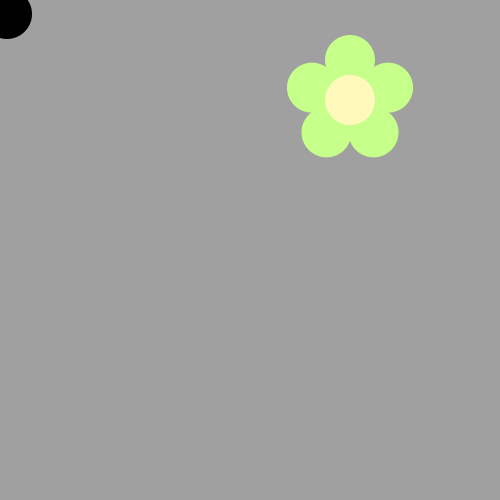
Frame 1 (no input)
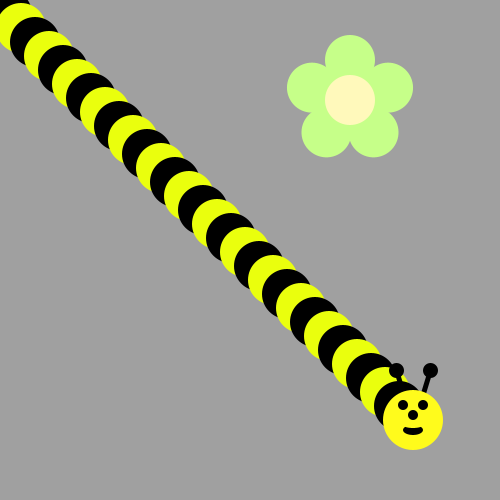
Frame 60 (the mouse pressed at the canvas centre just before this capture)
Frame 120 (the mouse held since frame 60 and released just before this capture): identical to frame 60, image omitted

The Processing sketch that drew these frames (run headless with seeded random() and noise(); from frame 60 on, the mouse is pressed at the canvas centre):

// Processing sketch: The_Bee_Mov___i_mean_game
// ── The_Bee_Mov___i_mean_game.pde
int circleCenter=0;
int circleCounter=0;
void draw() {
  if(circleCounter%2==0){
    fill(#000000);
  }
  else{
    fill(#EAFF0D);
  }
  if(circleCenter<width-100){
  ellipse(circleCenter+=7,circleCenter+=7,50,50);
  }
  else if(circleCenter<width-80){
    drawBeeFace(circleCenter+=7,circleCenter+=7);
  }
 
circleCounter++;
}


void drawFlower(int x, int y) {
  noStroke();
  translate(x, y);
  // draw 5 petals, rotating after each one
  fill(#c6ff89); // green
  for (int i = 0; i < 5; i++) {
    ellipse(0, -40, 50, 50);
    rotate(radians(72));
  }
  fill(#fff9bb); // light yellow
  ellipse(0, 0, 50, 50);
}

void drawBeeFace(int BeeFaceX, int BeeFaceY) {
  noStroke();
  fill(0, 0, 0);
  stroke(1);
  strokeWeight(5);
  line(BeeFaceX-10, BeeFaceY-27, BeeFaceX-17, BeeFaceY-50);
  line(BeeFaceX+10, BeeFaceY-27, BeeFaceX+17, BeeFaceY-50);
  ellipse(BeeFaceX-17, BeeFaceY-50, 10, 10);
  ellipse(BeeFaceX+17, BeeFaceY-50, 10, 10);
  noStroke();
  fill(255, 251, 28);
  ellipse(BeeFaceX, BeeFaceY, 60, 60);//face
  fill(255, 237, 209);
  fill(0, 0, 0);
  ellipse(BeeFaceX-10, BeeFaceY-15, 10, 10); // eyes
  ellipse(BeeFaceX+10, BeeFaceY-15, 10, 10);
  ellipse(BeeFaceX, BeeFaceY-5, 10, 10); // nose
  ellipse(BeeFaceX, BeeFaceY+10, 20, 10);// mouth
  fill(255, 251, 28);
  ellipse(BeeFaceX, BeeFaceY+5, 20, 6);
}
void setup() {  
  ellipseMode(CENTER);
  size(500, 500);
  background(160, 160, 160); 
  drawFlower(350, 100);
}
